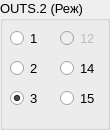
     <widget class="QGroupBox" name="groupBoxYprVx_2">
      <property name="enabled">
       <bool>true</bool>
      </property>
      <property name="geometry">
       <rect>
        <x>392</x>
        <y>20</y>
        <width>110</width>
        <height>130</height>
       </rect>
      </property>
      <property name="font">
       <font>
        <pointsize>10</pointsize>
        <stylestrategy>PreferAntialias</stylestrategy>
       </font>
      </property>
      <property name="accessibleDescription">
       <string>G</string>
      </property>
      <property name="styleSheet">
       <string notr="true"/>
      </property>
      <property name="title">
       <string>OUTS.2 (Реж)</string>
      </property>
      <widget class="QRadioButton" name="radioButtonRej1">
       <property name="enabled">
        <bool>true</bool>
       </property>
       <property name="geometry">
        <rect>
         <x>10</x>
         <y>30</y>
         <width>35</width>
         <height>17</height>
        </rect>
       </property>
       <property name="font">
        <font>
         <family>Ubuntu</family>
         <pointsize>10</pointsize>
        </font>
       </property>
       <property name="cursor">
        <cursorShape>PointingHandCursor</cursorShape>
       </property>
       <property name="styleSheet">
        <string notr="true"/>
       </property>
       <property name="text">
        <string>1</string>
       </property>
       <property name="checked">
        <bool>false</bool>
       </property>
      </widget>
      <widget class="QRadioButton" name="radioButtonRej3">
       <property name="enabled">
        <bool>true</bool>
       </property>
       <property name="geometry">
        <rect>
         <x>10</x>
         <y>90</y>
         <width>32</width>
         <height>17</height>
        </rect>
       </property>
       <property name="font">
        <font>
         <family>Ubuntu</family>
         <pointsize>10</pointsize>
        </font>
       </property>
       <property name="cursor">
        <cursorShape>PointingHandCursor</cursorShape>
       </property>
       <property name="styleSheet">
        <string notr="true"/>
       </property>
       <property name="text">
        <string>3</string>
       </property>
       <property name="checked">
        <bool>true</bool>
       </property>
      </widget>
      <widget class="QRadioButton" name="radioButtonRej12">
       <property name="enabled">
        <bool>false</bool>
       </property>
       <property name="geometry">
        <rect>
         <x>60</x>
         <y>30</y>
         <width>40</width>
         <height>17</height>
        </rect>
       </property>
       <property name="font">
        <font>
         <family>Ubuntu</family>
         <pointsize>10</pointsize>
        </font>
       </property>
       <property name="cursor">
        <cursorShape>PointingHandCursor</cursorShape>
       </property>
       <property name="styleSheet">
        <string notr="true"/>
       </property>
       <property name="text">
        <string>12</string>
       </property>
       <property name="checked">
        <bool>false</bool>
       </property>
      </widget>
      <widget class="QRadioButton" name="radioButtonRej2">
       <property name="enabled">
        <bool>true</bool>
       </property>
       <property name="geometry">
        <rect>
         <x>10</x>
         <y>60</y>
         <width>35</width>
         <height>17</height>
        </rect>
       </property>
       <property name="font">
        <font>
         <family>Ubuntu</family>
         <pointsize>10</pointsize>
        </font>
       </property>
       <property name="cursor">
        <cursorShape>PointingHandCursor</cursorShape>
       </property>
       <property name="styleSheet">
        <string notr="true"/>
       </property>
       <property name="text">
        <string>2</string>
       </property>
       <property name="checked">
        <bool>false</bool>
       </property>
      </widget>
      <widget class="QRadioButton" name="radioButtonRej14">
       <property name="enabled">
        <bool>true</bool>
       </property>
       <property name="geometry">
        <rect>
         <x>60</x>
         <y>60</y>
         <width>40</width>
         <height>17</height>
        </rect>
       </property>
       <property name="font">
        <font>
         <family>Ubuntu</family>
         <pointsize>10</pointsize>
        </font>
       </property>
       <property name="cursor">
        <cursorShape>PointingHandCursor</cursorShape>
       </property>
       <property name="styleSheet">
        <string notr="true"/>
       </property>
       <property name="text">
        <string>14</string>
       </property>
       <property name="checked">
        <bool>false</bool>
       </property>
      </widget>
      <widget class="QRadioButton" name="radioButtonRej15">
       <property name="enabled">
        <bool>true</bool>
       </property>
       <property name="geometry">
        <rect>
         <x>60</x>
         <y>90</y>
         <width>40</width>
         <height>17</height>
        </rect>
       </property>
       <property name="font">
        <font>
         <family>Ubuntu</family>
         <pointsize>10</pointsize>
        </font>
       </property>
       <property name="cursor">
        <cursorShape>PointingHandCursor</cursorShape>
       </property>
       <property name="styleSheet">
        <string notr="true"/>
       </property>
       <property name="text">
        <string>15</string>
       </property>
       <property name="checked">
        <bool>false</bool>
       </property>
      </widget>
     </widget>
